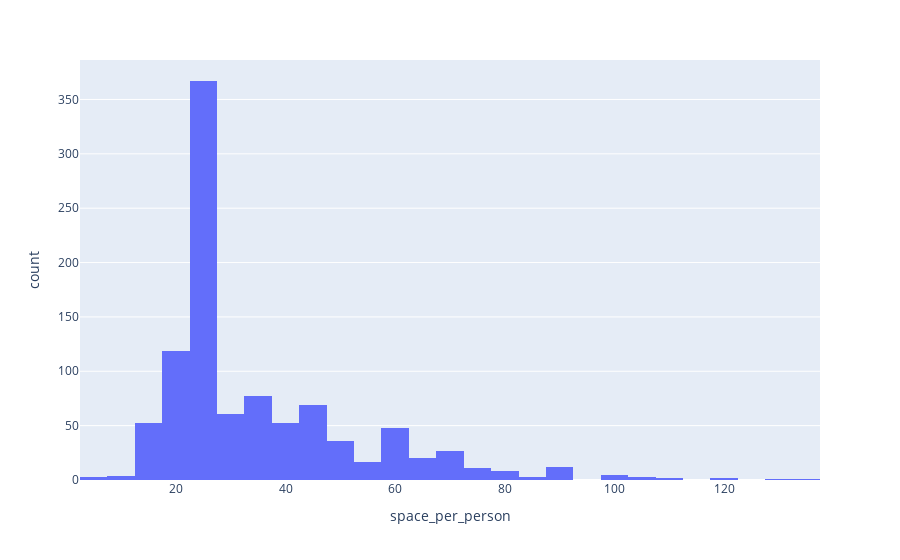

Notebook cell for this chart:
### Code cell
#living space per person
fig = px.histogram(df, x='space_per_person', nbins=50)
fig.show()

### Figure 1 — Plotly figure (JSON) as saved in the notebook; plotly's stock layout.template omitted (floating-point values rounded to 4 significant figures; data arrays with more than 128 entries replaced by an {"elided": "..."} marker saying what was removed)
{"data": [{"alignmentgroup": "True", "bingroup": "x", "hovertemplate": "space_per_person=%{x}<br>count=%{y}<extra></extra>", "legendgroup": "", "marker": {"color": "#636efa"}, "name": "", "nbinsx": 50, "offsetgroup": "", "orientation": "v", "showlegend": false, "type": "histogram", "x": {"elided": "1000 float values"}, "xaxis": "x", "yaxis": "y"}], "layout": {"barmode": "relative", "legend": {"tracegroupgap": 0}, "margin": {"t": 60}, "xaxis": {"anchor": "y", "domain": [0, 1], "title": {"text": "space_per_person"}}, "yaxis": {"anchor": "x", "domain": [0, 1], "title": {"text": "count"}}}}
